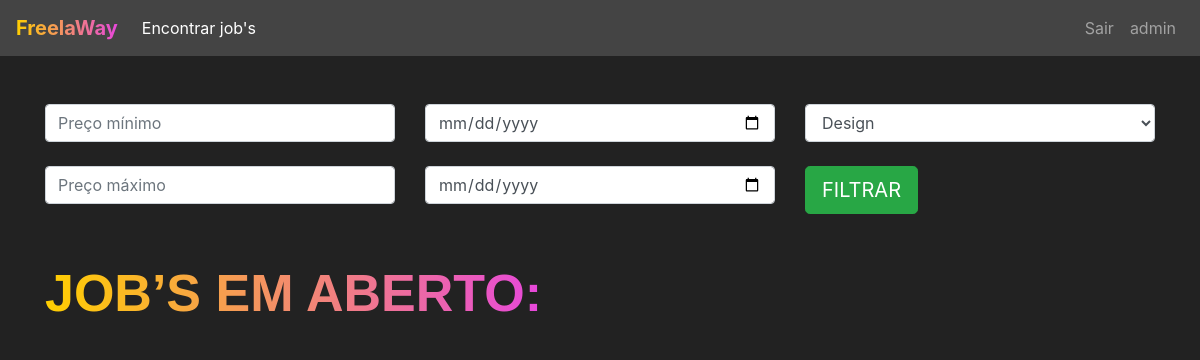
/jobs/encotrar_jobs/ (signed in), run on an earlier commit of the app's database.
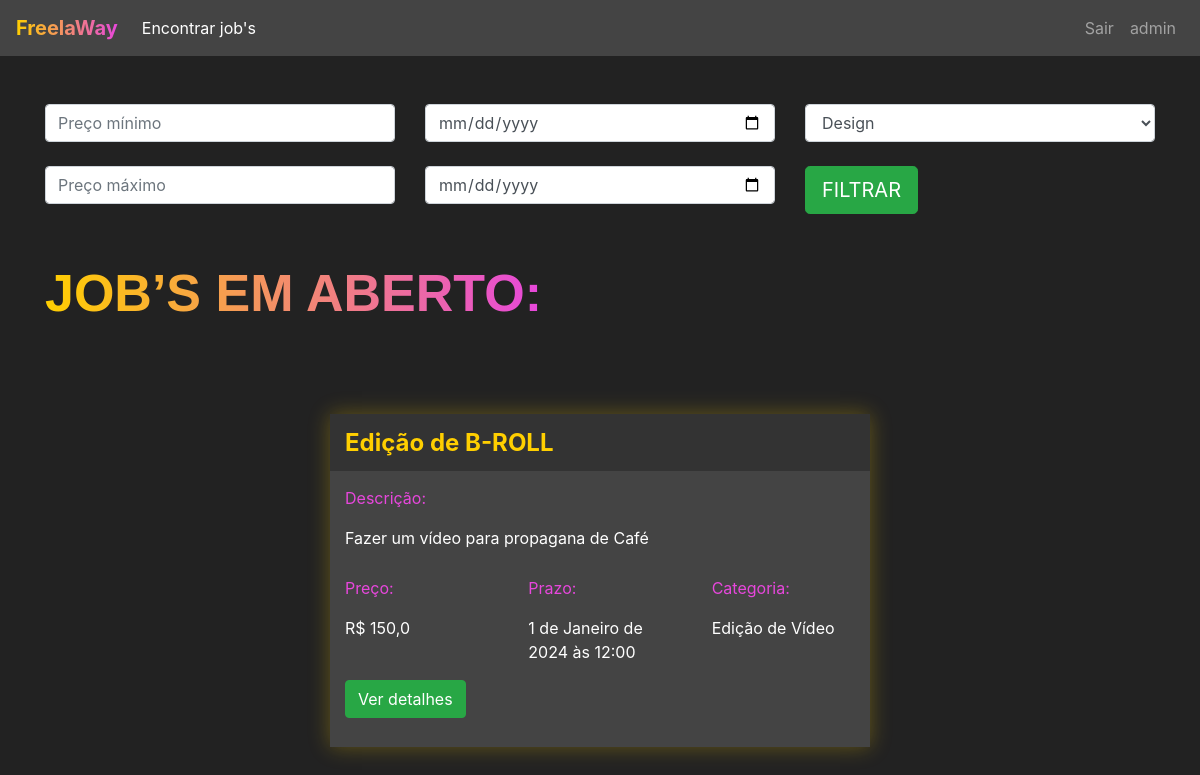
And on a later commit of the database.
### jobs/models.py (models this page shows, shortened)
class Jobs(models.Model):
    categoria_choices = (('D', 'Design'),
    ('EV', 'Edição de Vídeo'))
    status_choices = (('C', 'Em criação'),
    ('AA', 'Aguardando aprovação'),
    ('F', 'Finalizado'))
    titulo = models.CharField(max_length=200)
    descricao = models.TextField()
    categoria = models.CharField(max_length=2, choices=categoria_choices, default="D")
    prazo_entrega = models.DateTimeField()
    preco = models.FloatField()
    referencias = models.ManyToManyField(Referencias)
    profissional = models.ForeignKey(User, on_delete=models.DO_NOTHING, null=True, blank=True)
    reservado = models.BooleanField(default=False)
    status = models.CharField(max_length=2, choices=status_choices ,default='C')
    arquivo_final = models.FileField(null=True)

### jobs/views.py (the view)
# urls.py: path('encotrar_jobs/', views.encontrar_jobs, name="encontrar_jobs"),
@login_required(login_url='/auth/logar/')
def encontrar_jobs(request):
    if request.method == "GET":
        preco_minimo = request.GET.get('preco_minimo')
        preco_maximo = request.GET.get('preco_maximo')
        prazo_minimo = request.GET.get('prazo_minimo')
        prazo_maximo = request.GET.get('prazo_maximo')
        categoria = request.GET.get('categoria')
        if preco_minimo or preco_maximo or prazo_minimo or prazo_maximo or categoria:
            if not preco_minimo:
                preco_minimo = 0
            if not preco_maximo:
                preco_maximo = 999999
            if not prazo_minimo:
                prazo_minimo = datetime(year=1900, month=1, day=1)
            if not prazo_maximo:
                prazo_maximo = datetime(year=3000, month=1, day=1)
            if categoria == 'D':
                categoria = ['D',]
            elif categoria == 'EV':
                categoria = ['EV',]
            jobs = Jobs.objects.filter(preco__gte=preco_minimo)\
            .filter(preco__lte=preco_maximo)\
            .filter(prazo_entrega__gte=prazo_minimo)\
            .filter(prazo_entrega__lte=prazo_maximo)\
            .filter(categoria__in=categoria)
        else:
            jobs = Jobs.objects.filter(reservado=False)
        return render(request, 'encontrar_jobs.html', {'jobs': jobs})

### jobs/models.py (called while the page is built)
    def __str__(self) -> str:
        return self.arquivo.url

### jobs/templates/encontrar_jobs.html (shortened to what this page needs)
{% extends 'base.html' %}
{% load static %}
{% block 'head' %}
<link rel="stylesheet" href="{% static 'jobs/css/encontrar_jobs.css' %}">
{% endblock 'head' %}
{% block 'body' %}
<div class="container">
    <br>
    <br>
    <div class="row">
        <div class="col-sm">
            <form action="{% url 'encontrar_jobs' %}" method="GET"> {% csrf_token %}
                <input type="text" class="form-control" placeholder="Preço mínimo" name="preco_minimo">
                <br>
                <input type="text" class="form-control" placeholder="Preço máximo" name="preco_maximo">
        </div>
        <div class="col-sm">
            <input type="date" class="form-control" name="prazo_minimo">
            <br>
            <input type="date" class="form-control" name="prazo_maximo">
        </div>
        <div class="col-sm">
            <select class="form-control" name="categoria">
                <option value="D">Design</option>
            </select>
            <br>
            <input type="submit" class="btn btn-success btn-lg" value="FILTRAR">
        </div>
    </div>
    <br>
    <br>
    <h2 class="titulo">JOB’S EM ABERTO:</h2>
    <div class="row justify-content-around">
        {% for job in jobs %}
        <div class="col-6 row-card">
            <div class="card-job">
                <div class="header-job">
                    <h4 class="titulo-job">{{job.titulo}}</h4>
                </div>
                <div class="body-job">
                    <p class="titulo-body">Descrição:</p>
                    <div style="width: 70%">
                        <p>{{job.descricao}}</p>
                    </div>
                    <div class="row">
                        <div class="col-4">
                            <p class="titulo-body">Preço:</p>
                            <p>R$ {{job.preco}}</p>
                        </div>
                        <div class="col-4">
                            <p class="titulo-body">Prazo:</p>
                            <p>{{job.prazo_entrega}}</p>
                        </div>
                        <div class="col-4">
                            <p class="titulo-body">Categoria:</p>
                            <p>{{ job.get_categoria_display }}</p>
                        </div>
                    </div>
                    <button class="btn btn-success" data-toggle="modal" data-target="#modal-{{job.id}}">Ver
                        detalhes</button>
                    <br>
                    <br>
                </div>
            </div>
        </div>
        {% endfor %}
    </div>
</div>
{% endblock %}

What changed in the data, as far as the page shows it:
added Jobs: titulo "Edição de B-ROLL", descricao "Fazer um vídeo para propagana de Café", preco "150,0", prazo_entrega "1 de Janeiro de 2024 às 12:00", categoria "Edição de Vídeo"
